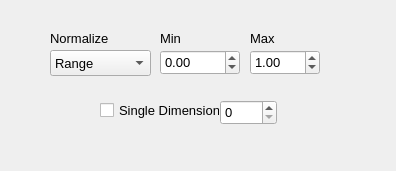
<?xml version="1.0" encoding="UTF-8"?>
<ui version="4.0">
 <class>paramsNormalize</class>
 <widget class="QWidget" name="paramsNormalize">
  <property name="geometry">
   <rect>
    <x>0</x>
    <y>0</y>
    <width>396</width>
    <height>171</height>
   </rect>
  </property>
  <property name="windowTitle">
   <string>Form</string>
  </property>
  <widget class="QComboBox" name="typeCombo">
   <property name="geometry">
    <rect>
     <x>50</x>
     <y>50</y>
     <width>101</width>
     <height>26</height>
    </rect>
   </property>
   <property name="font">
    <font>
     <pointsize>10</pointsize>
    </font>
   </property>
   <property name="currentIndex">
    <number>0</number>
   </property>
   <item>
    <property name="text">
     <string>Range</string>
    </property>
   </item>
   <item>
    <property name="text">
     <string>Variance</string>
    </property>
   </item>
   <item>
    <property name="text">
     <string>Center</string>
    </property>
   </item>
  </widget>
  <widget class="QDoubleSpinBox" name="rangeMinSpin">
   <property name="geometry">
    <rect>
     <x>160</x>
     <y>50</y>
     <width>80</width>
     <height>25</height>
    </rect>
   </property>
   <property name="font">
    <font>
     <pointsize>10</pointsize>
    </font>
   </property>
   <property name="minimum">
    <double>-999999999.000000000000000</double>
   </property>
   <property name="maximum">
    <double>999999998.000000000000000</double>
   </property>
   <property name="singleStep">
    <double>0.100000000000000</double>
   </property>
   <property name="value">
    <double>0.000000000000000</double>
   </property>
  </widget>
  <widget class="QLabel" name="rangeMinLabel">
   <property name="geometry">
    <rect>
     <x>160</x>
     <y>30</y>
     <width>80</width>
     <height>16</height>
    </rect>
   </property>
   <property name="font">
    <font>
     <pointsize>10</pointsize>
    </font>
   </property>
   <property name="text">
    <string>Min</string>
   </property>
  </widget>
  <widget class="QLabel" name="rangeMaxLabel">
   <property name="geometry">
    <rect>
     <x>250</x>
     <y>30</y>
     <width>70</width>
     <height>16</height>
    </rect>
   </property>
   <property name="font">
    <font>
     <pointsize>10</pointsize>
    </font>
   </property>
   <property name="text">
    <string>Max</string>
   </property>
  </widget>
  <widget class="QDoubleSpinBox" name="rangeMaxSpin">
   <property name="geometry">
    <rect>
     <x>250</x>
     <y>50</y>
     <width>70</width>
     <height>25</height>
    </rect>
   </property>
   <property name="font">
    <font>
     <pointsize>10</pointsize>
    </font>
   </property>
   <property name="minimum">
    <double>-99999998.000000000000000</double>
   </property>
   <property name="maximum">
    <double>999999986.000000000000000</double>
   </property>
   <property name="singleStep">
    <double>0.100000000000000</double>
   </property>
   <property name="value">
    <double>1.000000000000000</double>
   </property>
  </widget>
  <widget class="QLabel" name="label_4">
   <property name="geometry">
    <rect>
     <x>50</x>
     <y>30</y>
     <width>100</width>
     <height>16</height>
    </rect>
   </property>
   <property name="font">
    <font>
     <pointsize>10</pointsize>
    </font>
   </property>
   <property name="text">
    <string>Normalize</string>
   </property>
  </widget>
  <widget class="QCheckBox" name="singleDimCheck">
   <property name="geometry">
    <rect>
     <x>100</x>
     <y>100</y>
     <width>120</width>
     <height>20</height>
    </rect>
   </property>
   <property name="font">
    <font>
     <pointsize>10</pointsize>
    </font>
   </property>
   <property name="text">
    <string>Single Dimension</string>
   </property>
  </widget>
  <widget class="QSpinBox" name="dimensionSpin">
   <property name="enabled">
    <bool>true</bool>
   </property>
   <property name="geometry">
    <rect>
     <x>220</x>
     <y>100</y>
     <width>57</width>
     <height>25</height>
    </rect>
   </property>
   <property name="font">
    <font>
     <pointsize>10</pointsize>
    </font>
   </property>
   <property name="maximum">
    <number>9999</number>
   </property>
  </widget>
 </widget>
 <resources/>
 <connections/>
</ui>
